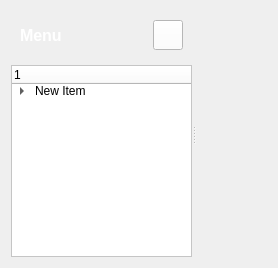
             <widget class="QWidget" name="SavedRecepie">
              <layout class="QVBoxLayout" name="verticalLayout_37">
               <item>
                <widget class="QSplitter" name="splitter_6">
                 <property name="orientation">
                  <enum>Qt::Horizontal</enum>
                 </property>
                 <widget class="QWidget" name="widget_106" native="true">
                  <property name="minimumSize">
                   <size>
                    <width>160</width>
                    <height>0</height>
                   </size>
                  </property>
                  <property name="maximumSize">
                   <size>
                    <width>197</width>
                    <height>16777215</height>
                   </size>
                  </property>
                  <layout class="QVBoxLayout" name="verticalLayout_36">
                   <item>
                    <widget class="QWidget" name="widget_107" native="true">
                     <layout class="QGridLayout" name="gridLayout_36">
                      <item row="0" column="0">
                       <widget class="QLabel" name="label_37">
                        <property name="font">
                         <font>
                          <pointsize>12</pointsize>
                          <weight>75</weight>
                          <bold>true</bold>
                         </font>
                        </property>
                        <property name="styleSheet">
                         <string notr="true">color: rgb(255, 255, 255);</string>
                        </property>
                        <property name="text">
                         <string>Menu</string>
                        </property>
                       </widget>
                      </item>
                      <item row="0" column="1">
                       <widget class="QPushButton" name="pushButton_28">
                        <property name="minimumSize">
                         <size>
                          <width>30</width>
                          <height>30</height>
                         </size>
                        </property>
                        <property name="maximumSize">
                         <size>
                          <width>30</width>
                          <height>30</height>
                         </size>
                        </property>
                        <property name="styleSheet">
                         <string notr="true">color: rgb(255, 255, 255);
background-color: rgb(255, 255, 255);</string>
                        </property>
                        <property name="text">
                         <string/>
                        </property>
                       </widget>
                      </item>
                     </layout>
                    </widget>
                   </item>
                   <item>
                    <widget class="QTreeWidget" name="treeWidget_16">
                     <property name="styleSheet">
                      <string notr="true">color: rgb(0, 0, 0);
background-color: rgb(255, 255, 255);</string>
                     </property>
                     <column>
                      <property name="text">
                       <string>1</string>
                      </property>
                     </column>
                     <item>
                      <property name="text">
                       <string>New Item</string>
                      </property>
                      <item>
                       <property name="text">
                        <string>New Subitem</string>
                       </property>
                      </item>
                      <item>
                       <property name="text">
                        <string>New Item</string>
                       </property>
                       <item>
                        <property name="text">
                         <string>New Subitem</string>
                        </property>
                       </item>
                       <item>
                        <property name="text">
                         <string>New Item</string>
                        </property>
                        <item>
                         <property name="text">
                          <string>New Subitem</string>
                         </property>
                        </item>
                        <item>
                         <property name="text">
                          <string>New Item</string>
                         </property>
                         <item>
                          <property name="text">
                           <string>New Subitem</string>
                          </property>
                         </item>
                        </item>
                       </item>
                      </item>
                     </item>
                    </widget>
                   </item>
                  </layout>
                 </widget>
                 <widget class="QWidget" name="widget_108" native="true"/>
                </widget>
               </item>
              </layout>
             </widget>
